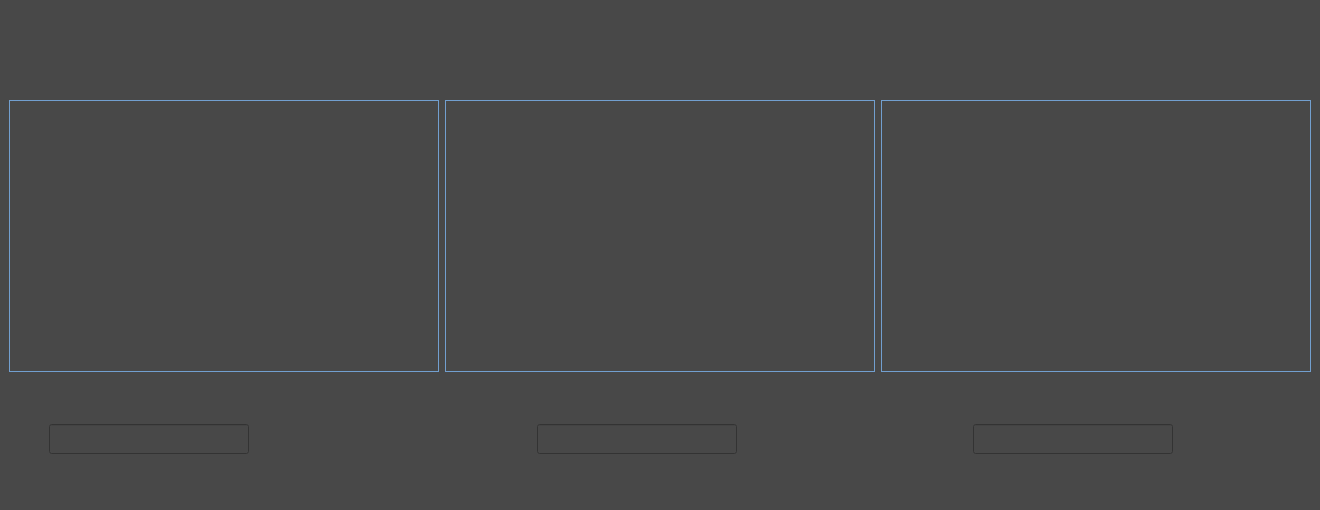
<?xml version="1.0" encoding="UTF-8"?>
<ui version="4.0">
 <class>MainWindow</class>
 <widget class="QMainWindow" name="MainWindow">
  <property name="geometry">
   <rect>
    <x>0</x>
    <y>0</y>
    <width>1320</width>
    <height>510</height>
   </rect>
  </property>
  <property name="windowTitle">
   <string>MainWindow</string>
  </property>
  <property name="styleSheet">
   <string notr="true">background-color: rgb(72, 72, 72);</string>
  </property>
  <widget class="QWidget" name="centralwidget">
   <layout class="QVBoxLayout" name="verticalLayout" stretch="1,0,20,0,1,0">
    <item>
     <layout class="QHBoxLayout" name="horizontalLayout_10">
      <property name="spacing">
       <number>0</number>
      </property>
      <property name="sizeConstraint">
       <enum>QLayout::SetFixedSize</enum>
      </property>
      <item>
       <spacer name="horizontalSpacer_13">
        <property name="orientation">
         <enum>Qt::Horizontal</enum>
        </property>
        <property name="sizeHint" stdset="0">
         <size>
          <width>40</width>
          <height>20</height>
         </size>
        </property>
       </spacer>
      </item>
      <item>
       <widget class="QToolButton" name="toolButton_restore">
        <property name="sizePolicy">
         <sizepolicy hsizetype="Fixed" vsizetype="Fixed">
          <horstretch>0</horstretch>
          <verstretch>0</verstretch>
         </sizepolicy>
        </property>
        <property name="minimumSize">
         <size>
          <width>0</width>
          <height>0</height>
         </size>
        </property>
        <property name="maximumSize">
         <size>
          <width>45</width>
          <height>45</height>
         </size>
        </property>
        <property name="toolTip">
         <string>&lt;html&gt;&lt;head/&gt;&lt;body&gt;&lt;p&gt;&lt;span style=&quot; font-size:10pt; color:#000000;&quot;&gt;Restore&lt;/span&gt;&lt;/p&gt;&lt;/body&gt;&lt;/html&gt;</string>
        </property>
        <property name="styleSheet">
         <string notr="true">QToolButton{
border-radius:8px;
	
	
	image: url(:/icon/icons8-restore-window-48.png);
}
QToolButton:pressed {

padding :4px;


}
QToolButton:hover {
border-radius:10px;
 border: 1px solid  rgb(136, 138, 133); 
background-color:rgb(83, 82, 87);

  
}</string>
        </property>
        <property name="text">
         <string/>
        </property>
        <property name="iconSize">
         <size>
          <width>50</width>
          <height>50</height>
         </size>
        </property>
        <property name="shortcut">
         <string/>
        </property>
        <property name="autoRaise">
         <bool>true</bool>
        </property>
       </widget>
      </item>
      <item>
       <widget class="QToolButton" name="toolButton_exit">
        <property name="sizePolicy">
         <sizepolicy hsizetype="Fixed" vsizetype="Fixed">
          <horstretch>0</horstretch>
          <verstretch>0</verstretch>
         </sizepolicy>
        </property>
        <property name="minimumSize">
         <size>
          <width>0</width>
          <height>0</height>
         </size>
        </property>
        <property name="maximumSize">
         <size>
          <width>45</width>
          <height>45</height>
         </size>
        </property>
        <property name="toolTip">
         <string>&lt;html&gt;&lt;head/&gt;&lt;body&gt;&lt;p&gt;&lt;span style=&quot; color:#000000;&quot;&gt;Ctrl+Q&lt;/span&gt;&lt;/p&gt;&lt;/body&gt;&lt;/html&gt;</string>
        </property>
        <property name="styleSheet">
         <string notr="true">QToolButton{
border-radius:8px;
	
	image: url(:/icon/exit.png);
}
QToolButton:pressed {

padding :12px;



}
QToolButton:hover {
border-radius:10px;
 border: 1px solid  rgb(136, 138, 133); 
background-color:rgb(83, 82, 87);

  
}</string>
        </property>
        <property name="text">
         <string/>
        </property>
        <property name="iconSize">
         <size>
          <width>50</width>
          <height>50</height>
         </size>
        </property>
        <property name="shortcut">
         <string/>
        </property>
        <property name="autoRaise">
         <bool>true</bool>
        </property>
       </widget>
      </item>
     </layout>
    </item>
    <item>
     <spacer name="verticalSpacer">
      <property name="orientation">
       <enum>Qt::Vertical</enum>
      </property>
      <property name="sizeHint" stdset="0">
       <size>
        <width>20</width>
        <height>40</height>
       </size>
      </property>
     </spacer>
    </item>
    <item>
     <layout class="QHBoxLayout" name="horizontalLayout_11">
      <item>
       <widget class="QLabel" name="labelImg_1">
        <property name="maximumSize">
         <size>
          <width>480</width>
          <height>480</height>
         </size>
        </property>
        <property name="styleSheet">
         <string notr="true">QLabel{
border: 1px solid rgb(114, 159, 207);
		image: url(:/icon/icons8-no-camera-48.png);
}</string>
        </property>
        <property name="frameShape">
         <enum>QFrame::Box</enum>
        </property>
        <property name="text">
         <string/>
        </property>
       </widget>
      </item>
      <item>
       <widget class="QLabel" name="labelImg_2">
        <property name="maximumSize">
         <size>
          <width>480</width>
          <height>480</height>
         </size>
        </property>
        <property name="styleSheet">
         <string notr="true">QLabel{
border: 1px solid rgb(114, 159, 207);
		image: url(:/icon/icons8-no-camera-48.png);
}</string>
        </property>
        <property name="frameShape">
         <enum>QFrame::Box</enum>
        </property>
        <property name="text">
         <string/>
        </property>
       </widget>
      </item>
      <item>
       <widget class="QLabel" name="labelImg_3">
        <property name="maximumSize">
         <size>
          <width>480</width>
          <height>480</height>
         </size>
        </property>
        <property name="styleSheet">
         <string notr="true">QLabel{
border: 1px solid rgb(114, 159, 207);
		image: url(:/icon/icons8-no-camera-48.png);
}</string>
        </property>
        <property name="frameShape">
         <enum>QFrame::Box</enum>
        </property>
        <property name="text">
         <string/>
        </property>
       </widget>
      </item>
     </layout>
    </item>
    <item>
     <spacer name="verticalSpacer_2">
      <property name="orientation">
       <enum>Qt::Vertical</enum>
      </property>
      <property name="sizeHint" stdset="0">
       <size>
        <width>20</width>
        <height>40</height>
       </size>
      </property>
     </spacer>
    </item>
    <item>
     <layout class="QHBoxLayout" name="horizontalLayout_12">
      <item>
       <layout class="QHBoxLayout" name="horizontalLayout_3">
        <item>
         <layout class="QHBoxLayout" name="horizontalLayout">
          <item>
           <spacer name="horizontalSpacer_3">
            <property name="orientation">
             <enum>Qt::Horizontal</enum>
            </property>
            <property name="sizeHint" stdset="0">
             <size>
              <width>40</width>
              <height>20</height>
             </size>
            </property>
           </spacer>
          </item>
          <item>
           <widget class="QLineEdit" name="lineEdit_1">
            <property name="minimumSize">
             <size>
              <width>200</width>
              <height>0</height>
             </size>
            </property>
            <property name="maximumSize">
             <size>
              <width>400</width>
              <height>30</height>
             </size>
            </property>
            <property name="styleSheet">
             <string notr="true">color: rgb(213, 213, 213);</string>
            </property>
            <property name="text">
             <string/>
            </property>
           </widget>
          </item>
         </layout>
        </item>
        <item>
         <layout class="QHBoxLayout" name="horizontalLayout_2" stretch="1,1,2">
          <item>
           <widget class="QToolButton" name="SearchButton_1">
            <property name="styleSheet">
             <string notr="true">QToolButton{
border-radius:8px;
	
	
	
	image: url(:/icon/icons8-search-in-list-48.png);
}
QToolButton:pressed {
border-radius:5px;

		background-color:rgb(83, 82, 87);
padding :2px;



}
QToolButton:hover {

margin:1px;


}
</string>
            </property>
            <property name="text">
             <string/>
            </property>
            <property name="iconSize">
             <size>
              <width>40</width>
              <height>40</height>
             </size>
            </property>
           </widget>
          </item>
          <item>
           <widget class="QToolButton" name="startButton_1">
            <property name="styleSheet">
             <string notr="true">QToolButton{
	border-radius:5px;
	image: url(:/icon/icons8-play-48.png);
}
QToolButton:checked {
	border-radius:5px;
	image: url(:/icon/icons8-pause-48.png);
	background-color:rgb(83, 82, 87);
	padding :2px;
}
QToolButton:hover {
	border-radius:5px;
 	border: 1px solid  rgb(136, 138, 133); 
	background-color:rgb(83, 82, 87);
}
</string>
            </property>
            <property name="text">
             <string/>
            </property>
            <property name="iconSize">
             <size>
              <width>40</width>
              <height>40</height>
             </size>
            </property>
            <property name="checkable">
             <bool>true</bool>
            </property>
            <property name="checked">
             <bool>false</bool>
            </property>
           </widget>
          </item>
          <item>
           <spacer name="horizontalSpacer_5">
            <property name="orientation">
             <enum>Qt::Horizontal</enum>
            </property>
            <property name="sizeHint" stdset="0">
             <size>
              <width>40</width>
              <height>20</height>
             </size>
            </property>
           </spacer>
          </item>
         </layout>
        </item>
       </layout>
      </item>
      <item>
       <layout class="QHBoxLayout" name="horizontalLayout_4">
        <item>
         <layout class="QHBoxLayout" name="horizontalLayout_5"/>
        </item>
        <item>
         <spacer name="horizontalSpacer_6">
          <property name="orientation">
           <enum>Qt::Horizontal</enum>
          </property>
          <property name="sizeHint" stdset="0">
           <size>
            <width>40</width>
            <height>20</height>
           </size>
          </property>
         </spacer>
        </item>
        <item>
         <widget class="QLineEdit" name="lineEdit_2">
          <property name="minimumSize">
           <size>
            <width>200</width>
            <height>0</height>
           </size>
          </property>
          <property name="maximumSize">
           <size>
            <width>16777215</width>
            <height>30</height>
           </size>
          </property>
          <property name="styleSheet">
           <string notr="true">color: rgb(213, 213, 213);</string>
          </property>
          <property name="text">
           <string/>
          </property>
         </widget>
        </item>
        <item>
         <layout class="QHBoxLayout" name="horizontalLayout_6" stretch="1,1,2">
          <item>
           <widget class="QToolButton" name="SearchButton_2">
            <property name="styleSheet">
             <string notr="true">QToolButton{
border-radius:8px;
	
	
	
	image: url(:/icon/icons8-search-in-list-48.png);
}
QToolButton:pressed {
border-radius:5px;

		background-color:rgb(83, 82, 87);
padding :2px;



}
QToolButton:hover {

margin:1px;


}
</string>
            </property>
            <property name="text">
             <string/>
            </property>
            <property name="iconSize">
             <size>
              <width>40</width>
              <height>40</height>
             </size>
            </property>
           </widget>
          </item>
          <item>
           <widget class="QToolButton" name="startButton_2">
            <property name="styleSheet">
             <string notr="true">QToolButton{
	border-radius:5px;
	image: url(:/icon/icons8-play-48.png);
}
QToolButton:checked {
	border-radius:5px;
	image: url(:/icon/icons8-pause-48.png);
	background-color:rgb(83, 82, 87);
	padding :2px;
}
QToolButton:hover {
	border-radius:5px;
 	border: 1px solid  rgb(136, 138, 133); 
	background-color:rgb(83, 82, 87);
}</string>
            </property>
            <property name="text">
             <string/>
            </property>
            <property name="iconSize">
             <size>
              <width>40</width>
              <height>40</height>
             </size>
            </property>
            <property name="checkable">
             <bool>true</bool>
            </property>
            <property name="checked">
             <bool>false</bool>
            </property>
           </widget>
          </item>
          <item>
           <spacer name="horizontalSpacer_8">
            <property name="orientation">
             <enum>Qt::Horizontal</enum>
            </property>
            <property name="sizeHint" stdset="0">
             <size>
              <width>40</width>
              <height>20</height>
             </size>
            </property>
           </spacer>
          </item>
         </layout>
        </item>
       </layout>
      </item>
      <item>
       <layout class="QHBoxLayout" name="horizontalLayout_7">
        <item>
         <layout class="QHBoxLayout" name="horizontalLayout_8"/>
        </item>
        <item>
         <spacer name="horizontalSpacer_10">
          <property name="orientation">
           <enum>Qt::Horizontal</enum>
          </property>
          <property name="sizeHint" stdset="0">
           <size>
            <width>40</width>
            <height>20</height>
           </size>
          </property>
         </spacer>
        </item>
        <item>
         <widget class="QLineEdit" name="lineEdit_3">
          <property name="minimumSize">
           <size>
            <width>200</width>
            <height>0</height>
           </size>
          </property>
          <property name="maximumSize">
           <size>
            <width>16777215</width>
            <height>30</height>
           </size>
          </property>
          <property name="styleSheet">
           <string notr="true">color: rgb(213, 213, 213);</string>
          </property>
          <property name="text">
           <string/>
          </property>
         </widget>
        </item>
        <item>
         <layout class="QHBoxLayout" name="horizontalLayout_9" stretch="2,2,4">
          <item>
           <widget class="QToolButton" name="SearchButton_3">
            <property name="styleSheet">
             <string notr="true">QToolButton{
border-radius:8px;
	
	
	
	image: url(:/icon/icons8-search-in-list-48.png);
}
QToolButton:pressed {
border-radius:5px;

		background-color:rgb(83, 82, 87);
padding :2px;



}
QToolButton:hover {

margin:1px;


}
</string>
            </property>
            <property name="text">
             <string/>
            </property>
            <property name="iconSize">
             <size>
              <width>40</width>
              <height>40</height>
             </size>
            </property>
           </widget>
          </item>
          <item>
           <widget class="QToolButton" name="startButton_3">
            <property name="maximumSize">
             <size>
              <width>45</width>
              <height>45</height>
             </size>
            </property>
            <property name="styleSheet">
             <string notr="true">QToolButton{
	border-radius:5px;
	image: url(:/icon/icons8-play-48.png);
}
QToolButton:checked {
	border-radius:5px;
	image: url(:/icon/icons8-pause-48.png);
	background-color:rgb(83, 82, 87);
	padding :2px;
}
QToolButton:hover {
	border-radius:5px;
 	border: 1px solid  rgb(136, 138, 133); 
	background-color:rgb(83, 82, 87);
}</string>
            </property>
            <property name="text">
             <string/>
            </property>
            <property name="iconSize">
             <size>
              <width>40</width>
              <height>40</height>
             </size>
            </property>
            <property name="checkable">
             <bool>true</bool>
            </property>
            <property name="checked">
             <bool>false</bool>
            </property>
           </widget>
          </item>
          <item>
           <spacer name="horizontalSpacer_12">
            <property name="orientation">
             <enum>Qt::Horizontal</enum>
            </property>
            <property name="sizeHint" stdset="0">
             <size>
              <width>40</width>
              <height>20</height>
             </size>
            </property>
           </spacer>
          </item>
         </layout>
        </item>
       </layout>
      </item>
     </layout>
    </item>
    <item>
     <spacer name="verticalSpacer_3">
      <property name="orientation">
       <enum>Qt::Vertical</enum>
      </property>
      <property name="sizeHint" stdset="0">
       <size>
        <width>20</width>
        <height>40</height>
       </size>
      </property>
     </spacer>
    </item>
   </layout>
  </widget>
 </widget>
 <resources/>
 <connections>
  <connection>
   <sender>toolButton_exit</sender>
   <signal>clicked()</signal>
   <receiver>MainWindow</receiver>
   <slot>close()</slot>
   <hints>
    <hint type="sourcelabel">
     <x>1298</x>
     <y>36</y>
    </hint>
    <hint type="destinationlabel">
     <x>1118</x>
     <y>27</y>
    </hint>
   </hints>
  </connection>
 </connections>
</ui>
